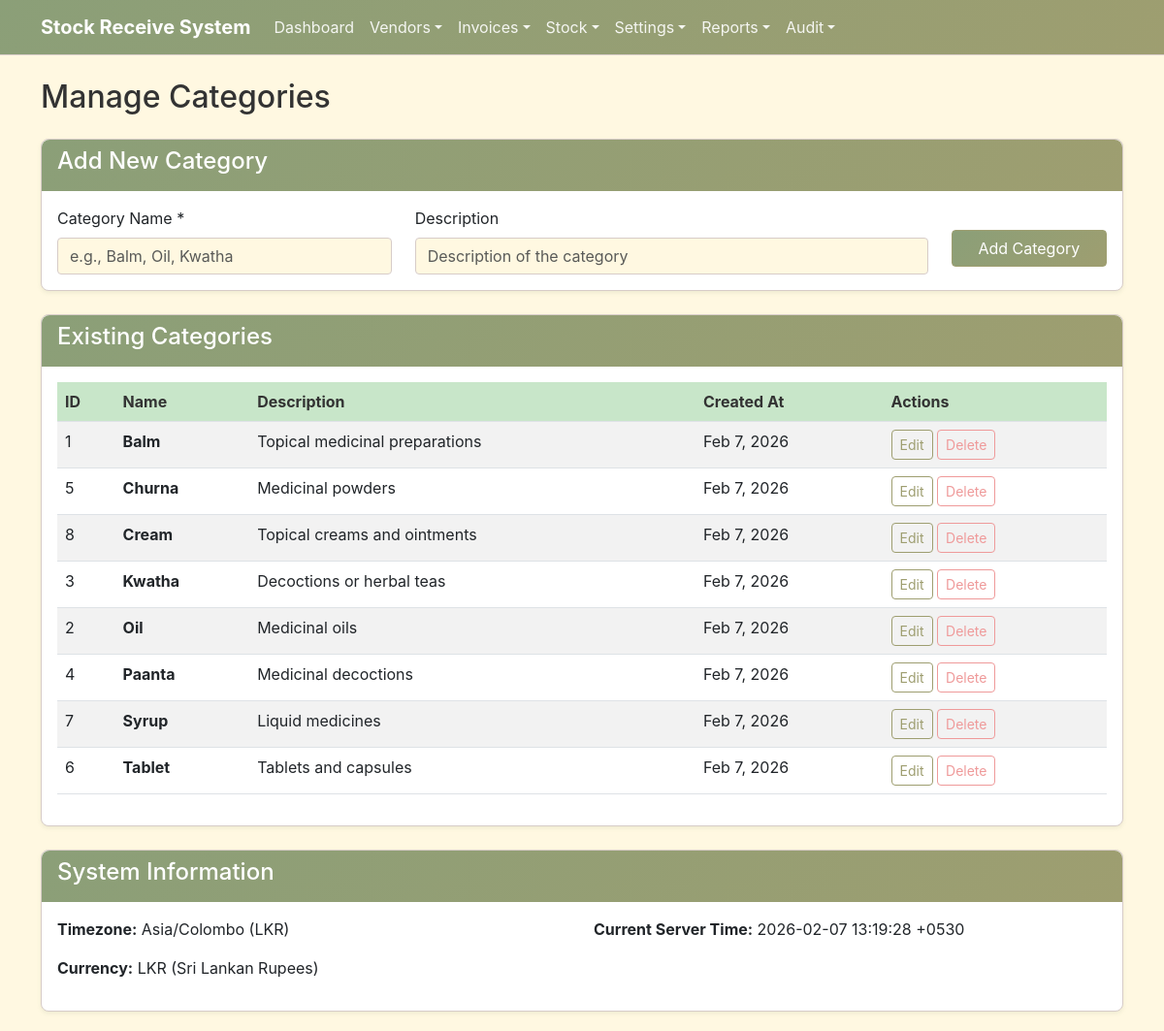
The app's page /settings/index.php with its own data.
### tables this page shows
CREATE TABLE IF NOT EXISTS categories (
    id INT AUTO_INCREMENT PRIMARY KEY,
    name VARCHAR(100) NOT NULL UNIQUE,
    description TEXT,
    created_at TIMESTAMP DEFAULT CURRENT_TIMESTAMP,
    updated_at TIMESTAMP DEFAULT CURRENT_TIMESTAMP ON UPDATE CURRENT_TIMESTAMP
);

### settings/index.php (the view, shortened to what this page needs)
<?php
include '../config/database.php';
include '../includes/header.php';
?>
<div class="d-flex justify-content-between align-items-center mb-3">
    <h2>Manage Categories</h2>
</div>
<div class="card mb-4">
    <div class="card-header">
        <h4>Add New Category</h4>
    </div>
    <div class="card-body">
        <form method="post">
            <div class="row">
                <div class="col-md-4">
                    <label for="category_name" class="form-label">Category Name *</label>
                    <input type="text" class="form-control" id="category_name" name="category_name" required placeholder="e.g., Balm, Oil, Kwatha">
                </div>
                <div class="col-md-6">
                    <label for="category_description" class="form-label">Description</label>
                    <input type="text" class="form-control" id="category_description" name="category_description" placeholder="Description of the category">
                </div>
                <div class="col-md-2">
                    <label>&nbsp;</label>
                    <button type="submit" name="add_category" class="btn btn-primary d-block w-100">Add Category</button>
                </div>
            </div>
        </form>
    </div>
</div>
<div class="card">
    <div class="card-header">
        <h4>Existing Categories</h4>
    </div>
    <div class="card-body">
        <div class="table-responsive">
            <table class="table table-striped">
                <thead>
                    <tr>
                        <th>ID</th>
                        <th>Name</th>
                        <th>Description</th>
                        <th>Created At</th>
                        <th>Actions</th>
                    </tr>
                </thead>
                <tbody>
                    <?php
                    $result = $conn->query("SELECT * FROM categories ORDER BY name ASC");
                    if($result->num_rows > 0) {
                        while($row = $result->fetch_assoc()) {
                            echo "<tr>";
                            echo "<td>".$row['id']."</td>";
                            echo "<td><strong>".$row['name']."</strong></td>";
                            echo "<td>".$row['description']."</td>";
                            echo "<td>".date('M j, Y', strtotime($row['created_at']))."</td>";
                            echo "<td>
                                    <button type='button' class='btn btn-sm btn-outline-info' data-bs-toggle='modal' data-bs-target='#editModal".$row['id']."'>Edit</button>
                                    <a href='?delete_category=".$row['id']."' class='btn btn-sm btn-outline-danger' onclick='return confirm(\"Are you sure you want to delete this category?\");'>Delete</a>
                                  </td>";
                            echo "</tr>";
                        }
                    } else {
                        echo "<tr><td colspan='5' class='text-center'>No categories found</td></tr>";
                    }
                    ?>
                </tbody>
            </table>
        </div>
    </div>
</div>
<div class="card mt-4">
    <div class="card-header">
        <h4>System Information</h4>
    </div>
    <div class="card-body">
        <div class="row">
            <div class="col-md-6">
                <p><strong>Timezone:</strong> Asia/Colombo (LKR)</p>
                <p><strong>Currency:</strong> LKR (Sri Lankan Rupees)</p>
            </div>
            <div class="col-md-6">
                <p><strong>Current Server Time:</strong> <?php echo date('Y-m-d H:i:s T'); ?></p>
            </div>
        </div>
    </div>
</div>
<?php
include '../includes/footer.php';
?>

### includes/header.php (shortened to what this page needs)
<!DOCTYPE html>
<html lang="en">
<head>
    <link href="/stock-receive/assets/css/bootstrap.min.css" rel="stylesheet">
    <link rel="stylesheet" href="/stock-receive/css/style.css">
</head>
<body>
    <nav class="navbar navbar-expand-lg navbar-dark bg-primary">
        <div class="container">
            <a class="navbar-brand" href="/stock-receive/">Stock Receive System</a>
            <div class="collapse navbar-collapse" id="navbarNav">
                <ul class="navbar-nav">
                    <li class="nav-item"><a class="nav-link" href="/stock-receive/">Dashboard</a></li>
                    <li class="nav-item dropdown">
                        <a class="nav-link dropdown-toggle" href="#" role="button" data-bs-toggle="dropdown">Vendors</a>
                    </li>
                    <li class="nav-item dropdown">
                        <a class="nav-link dropdown-toggle" href="#" role="button" data-bs-toggle="dropdown">Invoices</a>
                    </li>
                    <li class="nav-item dropdown">
                        <a class="nav-link dropdown-toggle" href="#" role="button" data-bs-toggle="dropdown">Stock</a>
                    </li>
                    <li class="nav-item dropdown">
                        <a class="nav-link dropdown-toggle" href="#" role="button" data-bs-toggle="dropdown">Settings</a>
                    </li>
                    <li class="nav-item dropdown">
                        <a class="nav-link dropdown-toggle" href="#" role="button" data-bs-toggle="dropdown">Reports</a>
                    </li>
                    <li class="nav-item dropdown">
                        <a class="nav-link dropdown-toggle" href="#" role="button" data-bs-toggle="dropdown">Audit</a>
                    </li>
                </ul>
            </div>
        </div>
    </nav>
    <div class="container mt-4">

### includes/footer.php (shortened to what this page needs)
    </div>
</body>
</html>

### css/style.css (style rules this page uses)
:root { --earth-green: #8B9F78; --earth-brown: #A1887F; --earth-tan: #D7CCC8; --earth-beige: #EFEBE0; --earth-olive: #9E9E70; --earth-cream: #FFF8E1; --earth-terracotta: #D7CCC8; --earth-sage: #AEC6A9; --pastel-green: #C8E6C9; --pastel-brown: #D7CCC8; --pastel-olive: #DCEDC8; --pastel-cream: #FFFDE7; --pastel-terracotta: #FBE9E7; --accent-gold: #FFD54F; --accent-coral: #FFAB91; --accent-mint: #A7FFEB; }
body { font-family: -apple-system, BlinkMacSystemFont, 'Segoe UI', Roboto, Oxygen, Ubuntu, Cantarell, 'Open Sans', 'Helvetica Neue', Arial, sans-serif; background-color: var(--earth-cream); color: #333; }
.card { margin-bottom: 20px; box-shadow: 0 0.125rem 0.25rem rgba(139, 159, 120, 0.15); border: 1px solid var(--earth-tan); border-radius: 8px; }
.card-header { font-weight: bold; border-radius: 8px 8px 0 0 !important; }
.table th { background-color: var(--pastel-green); color: #333; font-weight: bold; }
.table td { background-color: white; }
.form-control, .form-select { border: 1px solid var(--earth-tan); border-radius: 4px; background-color: white; }
.btn-primary { background-color: var(--earth-green); border-color: var(--earth-green); color: white; }
.navbar { background: linear-gradient(135deg, var(--earth-green), var(--earth-olive)) !important; }
.navbar-brand { font-weight: bold; color: white !important; }
.card { margin-bottom: 20px; box-shadow: 0 0.125rem 0.25rem rgba(139, 159, 120, 0.15); border: 1px solid var(--earth-tan); border-radius: 8px; background-color: white; }
.card-header { background: linear-gradient(135deg, var(--earth-green), var(--earth-olive)); color: white; font-weight: bold; border-radius: 8px 8px 0 0 !important; border: none; }
.form-control { border: 1px solid var(--earth-tan); border-radius: 4px; background-color: var(--earth-cream); }
.btn-primary { background: linear-gradient(135deg, var(--earth-green), var(--earth-olive)); border-color: var(--earth-olive); color: white; border-radius: 4px; }
.navbar { background: linear-gradient(135deg, var(--earth-green), var(--earth-olive)) !important; border-bottom: 1px solid var(--earth-tan); }
.nav-link { color: rgba(255, 255, 255, 0.9) !important; }
.btn-outline-info { color: var(--earth-olive); border-color: var(--earth-olive); }
.btn-outline-danger { color: #EF9A9A; border-color: #EF9A9A; }

### records on screen
categories: id "1", name "Balm", description "Topical medicinal preparations", created_at "Feb 7, 2026"
categories: id "5", name "Churna", description "Medicinal powders", created_at "Feb 7, 2026"
categories: id "8", name "Cream", description "Topical creams and ointments", created_at "Feb 7, 2026"
categories: id "3", name "Kwatha", description "Decoctions or herbal teas", created_at "Feb 7, 2026"
categories: id "2", name "Oil", description "Medicinal oils", created_at "Feb 7, 2026"
categories: id "4", name "Paanta", description "Medicinal decoctions", created_at "Feb 7, 2026"
categories: id "7", name "Syrup", description "Liquid medicines", created_at "Feb 7, 2026"
categories: id "6", name "Tablet", description "Tablets and capsules", created_at "Feb 7, 2026"
